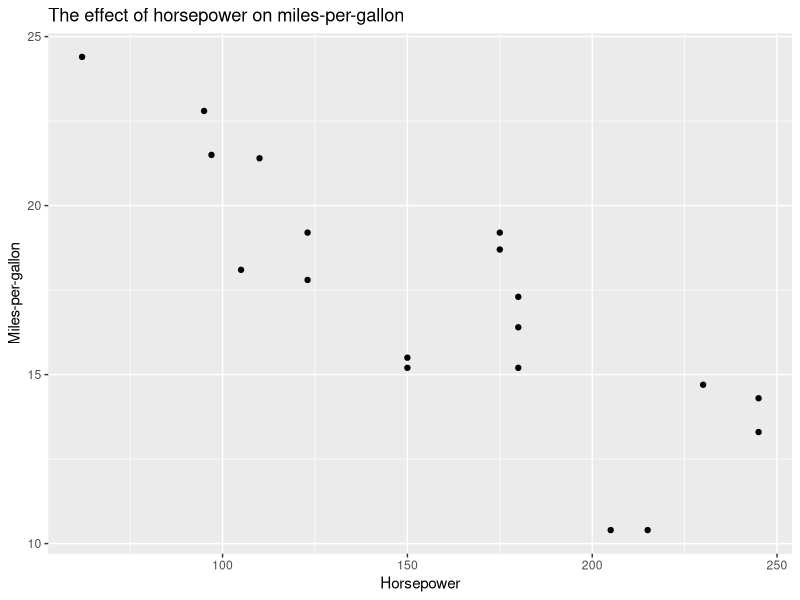
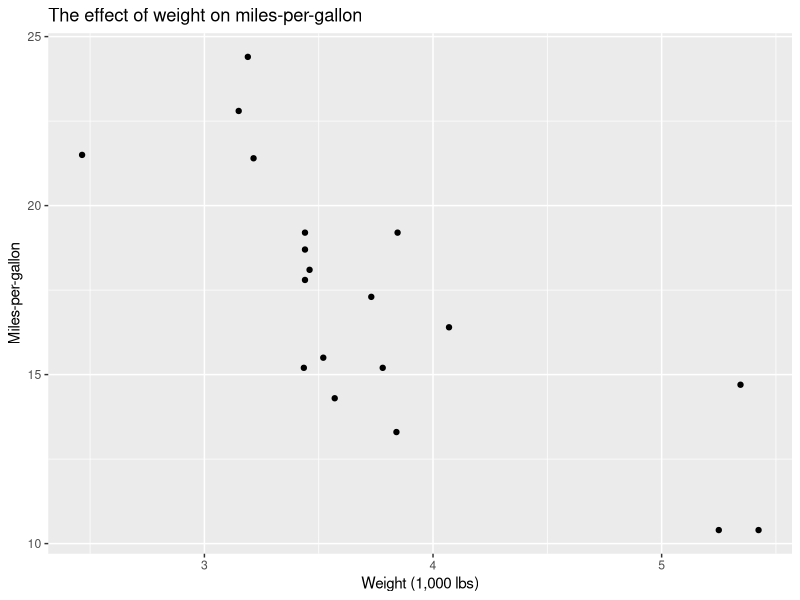

These charts were generated, in order, by the following R code:
library(tidyverse)
data("mtcars")
str(mtcars)
?mtcars

# only automatic
auto <- mtcars %>% filter(am == "0")
write.csv(auto,"./automatic_mtcars.csv")

# horsepower vs miles per gallon
png("mpg_vs_hp_auto.png")
ggplot(auto,aes(x=hp,y=mpg))+
  geom_point()+
  labs(title="The effect of horsepower on miles-per-gallon",x="Horsepower",y="Miles-per-gallon")
dev.off()

# weight vs miles-per-gallon
tiff("mpg_vs_wt_auto.tiff")
ggplot(auto,aes(x=wt,y=mpg))+
  geom_point()+
  labs(title="The effect of weight on miles-per-gallon",
       x="Weight (1,000 lbs)",y="Miles-per-gallon")
dev.off()

# subset disp less than or equal to 200 cu in
max200 <- mtcars %>% filter(disp <= "200")
write.csv(max200,"./mtcars_max200_displ.csv")

# max hp of each group


hp_orig <- mtcars[which.max(mtcars$hp),]
hp_200 <- max200[which.max(max200$hp),]
hp_auto <- auto[which.max(auto$hp),]

max_hp <- full_join(hp_orig,hp_200) %>% full_join(hp_auto)

write.table(max_hp,"./hp_maximums.txt")
